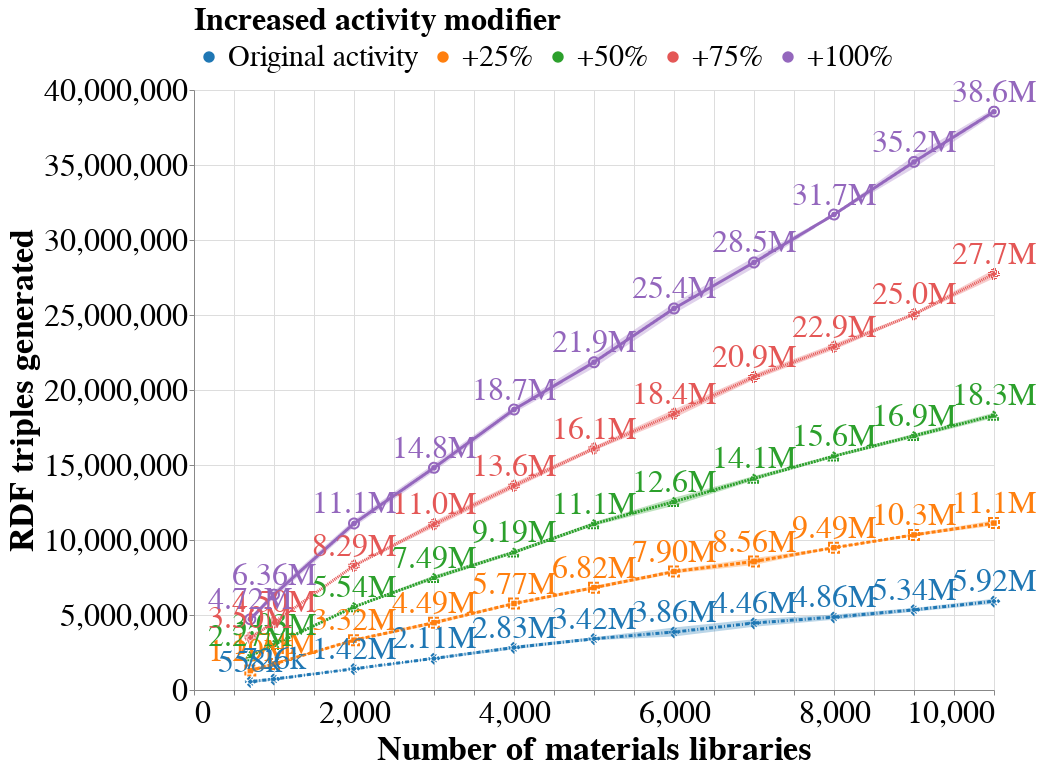

Write notebook code for a chart like this one.
### Markdown cell above
# Number of triples per number of samples

### Code cell
base = alt.Chart(n_triples).encode(
    x=alt.X('n_samples', title="Number of materials libraries"),
    y=alt.Y('mean(n_triples)', title="RDF triples generated", axis=alt.Axis(tickCount=10)),
    color=alt.Color(
        'multiplier',
        sort=['Original activity', '+25%', '+50%', '+75%', '+100%'],
        legend=alt.Legend(title="Increased activity modifier", orient="top")
    ),
    shape=alt.Shape('multiplier', legend=None),
    strokeDash=alt.StrokeDash('multiplier', legend=None)
)

line = base.mark_line(size=3)  # thicker line
points = base.mark_point(size=100)  # add points

text = base.mark_text(
    align='center',
    baseline='middle',
    #dx=-20,
    dy=-20
).encode(
    text=alt.Text('mean(n_triples):Q', format='.3s')#,.0f')
)


error_bands = alt.Chart(n_triples).mark_errorband(extent='stdev').encode(
    x='n_samples:Q',
    y=alt.Y('n_triples:Q', title=''),# title='Average number of triples'),
    color=alt.Color(
        'multiplier:N',
        sort=['Original activity', '+25%', '+50%', '+75%', '+100%'],
        legend=None
    )
)


n_triples_plot = (line + points + text + error_bands).properties(
    width=800,
    height=600
)

n_triples_plot.save('n_triples.pdf')
#chart.save('n_triples.png')
n_triples_plot

### Figure 1 — Vega specification as saved in the notebook (floating-point values rounded to 4 significant figures)
{"$schema": "https://vega.github.io/schema/vega/v5.json", "data": [{"name": "source_0"}, {"name": "data_0"}, {"name": "data_1", "values": [{"n_samples": 704, "multiplier": "+25%", "mean_n_triples": 1292000.0}, {"n_samples": 1000, "multiplier": "+25%", "mean_n_triples": 1739000.0}, {"n_samples": 2000, "multiplier": "+25%", "mean_n_triples": 3323000.0}, {"n_samples": 3000, "multiplier": "+25%", "mean_n_triples": 4488000.0}, {"n_samples": 4000, "multiplier": "+25%", "mean_n_triples": 5766000.0}, {"n_samples": 5000, "multiplier": "+25%", "mean_n_triples": 6824000.0}, {"n_samples": 6000, "multiplier": "+25%", "mean_n_triples": 7897000.0}, {"n_samples": 7000, "multiplier": "+25%", "mean_n_triples": 8565000.0}, {"n_samples": 8000, "multiplier": "+25%", "mean_n_triples": 9487000.0}, {"n_samples": 9000, "multiplier": "+25%", "mean_n_triples": 10340000.0}, {"n_samples": 10000, "multiplier": "+25%", "mean_n_triples": 11130000.0}, {"n_samples": 704, "multiplier": "Original activity", "mean_n_triples": 558100.0}, {"n_samples": 1000, "multiplier": "Original activity", "mean_n_triples": 726200.0}, {"n_samples": 2000, "multiplier": "Original activity", "mean_n_triples": 1416000.0}, {"n_samples": 3000, "multiplier": "Original activity", "mean_n_triples": 2107000.0}, {"n_samples": 4000, "multiplier": "Original activity", "mean_n_triples": 2833000.0}, {"n_samples": 5000, "multiplier": "Original activity", "mean_n_triples": 3416000.0}, {"n_samples": 6000, "multiplier": "Original activity", "mean_n_triples": 3862000.0}, {"n_samples": 7000, "multiplier": "Original activity", "mean_n_triples": 4465000.0}, {"n_samples": 8000, "multiplier": "Original activity", "mean_n_triples": 4862000.0}, {"n_samples": 9000, "multiplier": "Original activity", "mean_n_triples": 5344000.0}, {"n_samples": 10000, "multiplier": "Original activity", "mean_n_triples": 5916000.0}, {"n_samples": 704, "multiplier": "+50%", "mean_n_triples": 2274000.0}, {"n_samples": 1000, "multiplier": "+50%", "mean_n_triples": 3026000.0}, {"n_samples": 2000, "multiplier": "+50%", "mean_n_triples": 5543000.0}, {"n_samples": 3000, "multiplier": "+50%", "mean_n_triples": 7491000.0}, {"n_samples": 4000, "multiplier": "+50%", "mean_n_triples": 9186000.0}, {"n_samples": 5000, "multiplier": "+50%", "mean_n_triples": 11080000.0}, {"n_samples": 6000, "multiplier": "+50%", "mean_n_triples": 12560000.0}, {"n_samples": 7000, "multiplier": "+50%", "mean_n_triples": 14110000.0}, {"n_samples": 8000, "multiplier": "+50%", "mean_n_triples": 15590000.0}, {"n_samples": 9000, "multiplier": "+50%", "mean_n_triples": 16950000.0}, {"n_samples": 10000, "multiplier": "+50%", "mean_n_triples": 18310000.0}, {"n_samples": 704, "multiplier": "+75%", "mean_n_triples": 3495000.0}, {"n_samples": 1000, "multiplier": "+75%", "mean_n_triples": 4503000.0}, {"n_samples": 2000, "multiplier": "+75%", "mean_n_triples": 8289000.0}, {"n_samples": 3000, "multiplier": "+75%", "mean_n_triples": 11050000.0}, {"n_samples": 4000, "multiplier": "+75%", "mean_n_triples": 13620000.0}, {"n_samples": 5000, "multiplier": "+75%", "mean_n_triples": 16100000.0}, {"n_samples": 6000, "multiplier": "+75%", "mean_n_triples": 18410000.0}, {"n_samples": 7000, "multiplier": "+75%", "mean_n_triples": 20870000.0}, {"n_samples": 8000, "multiplier": "+75%", "mean_n_triples": 22880000.0}, {"n_samples": 9000, "multiplier": "+75%", "mean_n_triples": 25050000.0}, {"n_samples": 10000, "multiplier": "+75%", "mean_n_triples": 27740000.0}, {"n_samples": 704, "multiplier": "+100%", "mean_n_triples": 4720000.0}, {"n_samples": 1000, "multiplier": "+100%", "mean_n_triples": 6360000.0}, {"n_samples": 2000, "multiplier": "+100%", "mean_n_triples": 11100000.0}, {"n_samples": 3000, "multiplier": "+100%", "mean_n_triples": 14820000.0}, {"n_samples": 4000, "multiplier": "+100%", "mean_n_triples": 18700000.0}, {"n_samples": 5000, "multiplier": "+100%", "mean_n_triples": 21850000.0}, {"n_samples": 6000, "multiplier": "+100%", "mean_n_triples": 25430000.0}, {"n_samples": 7000, "multiplier": "+100%", "mean_n_triples": 28500000.0}, {"n_samples": 8000, "multiplier": "+100%", "mean_n_triples": 31700000.0}, {"n_samples": 9000, "multiplier": "+100%", "mean_n_triples": 35210000.0}, {"n_samples": 10000, "multiplier": "+100%", "mean_n_triples": 38560000.0}]}, {"name": "data_2", "values": [{"mean_n_triples": 1292000.0, "multiplier": "+25%", "n_samples": 704}, {"mean_n_triples": 1739000.0, "multiplier": "+25%", "n_samples": 1000}, {"mean_n_triples": 3323000.0, "multiplier": "+25%", "n_samples": 2000}, {"mean_n_triples": 4488000.0, "multiplier": "+25%", "n_samples": 3000}, {"mean_n_triples": 5766000.0, "multiplier": "+25%", "n_samples": 4000}, {"mean_n_triples": 6824000.0, "multiplier": "+25%", "n_samples": 5000}, {"mean_n_triples": 7897000.0, "multiplier": "+25%", "n_samples": 6000}, {"mean_n_triples": 8565000.0, "multiplier": "+25%", "n_samples": 7000}, {"mean_n_triples": 9487000.0, "multiplier": "+25%", "n_samples": 8000}, {"mean_n_triples": 10340000.0, "multiplier": "+25%", "n_samples": 9000}, {"mean_n_triples": 11130000.0, "multiplier": "+25%", "n_samples": 10000}, {"mean_n_triples": 558100.0, "multiplier": "Original activity", "n_samples": 704}, {"mean_n_triples": 726200.0, "multiplier": "Original activity", "n_samples": 1000}, {"mean_n_triples": 1416000.0, "multiplier": "Original activity", "n_samples": 2000}, {"mean_n_triples": 2107000.0, "multiplier": "Original activity", "n_samples": 3000}, {"mean_n_triples": 2833000.0, "multiplier": "Original activity", "n_samples": 4000}, {"mean_n_triples": 3416000.0, "multiplier": "Original activity", "n_samples": 5000}, {"mean_n_triples": 3862000.0, "multiplier": "Original activity", "n_samples": 6000}, {"mean_n_triples": 4465000.0, "multiplier": "Original activity", "n_samples": 7000}, {"mean_n_triples": 4862000.0, "multiplier": "Original activity", "n_samples": 8000}, {"mean_n_triples": 5344000.0, "multiplier": "Original activity", "n_samples": 9000}, {"mean_n_triples": 5916000.0, "multiplier": "Original activity", "n_samples": 10000}, {"mean_n_triples": 2274000.0, "multiplier": "+50%", "n_samples": 704}, {"mean_n_triples": 3026000.0, "multiplier": "+50%", "n_samples": 1000}, {"mean_n_triples": 5543000.0, "multiplier": "+50%", "n_samples": 2000}, {"mean_n_triples": 7491000.0, "multiplier": "+50%", "n_samples": 3000}, {"mean_n_triples": 9186000.0, "multiplier": "+50%", "n_samples": 4000}, {"mean_n_triples": 11080000.0, "multiplier": "+50%", "n_samples": 5000}, {"mean_n_triples": 12560000.0, "multiplier": "+50%", "n_samples": 6000}, {"mean_n_triples": 14110000.0, "multiplier": "+50%", "n_samples": 7000}, {"mean_n_triples": 15590000.0, "multiplier": "+50%", "n_samples": 8000}, {"mean_n_triples": 16950000.0, "multiplier": "+50%", "n_samples": 9000}, {"mean_n_triples": 18310000.0, "multiplier": "+50%", "n_samples": 10000}, {"mean_n_triples": 3495000.0, "multiplier": "+75%", "n_samples": 704}, {"mean_n_triples": 4503000.0, "multiplier": "+75%", "n_samples": 1000}, {"mean_n_triples": 8289000.0, "multiplier": "+75%", "n_samples": 2000}, {"mean_n_triples": 11050000.0, "multiplier": "+75%", "n_samples": 3000}, {"mean_n_triples": 13620000.0, "multiplier": "+75%", "n_samples": 4000}, {"mean_n_triples": 16100000.0, "multiplier": "+75%", "n_samples": 5000}, {"mean_n_triples": 18410000.0, "multiplier": "+75%", "n_samples": 6000}, {"mean_n_triples": 20870000.0, "multiplier": "+75%", "n_samples": 7000}, {"mean_n_triples": 22880000.0, "multiplier": "+75%", "n_samples": 8000}, {"mean_n_triples": 25050000.0, "multiplier": "+75%", "n_samples": 9000}, {"mean_n_triples": 27740000.0, "multiplier": "+75%", "n_samples": 10000}, {"mean_n_triples": 4720000.0, "multiplier": "+100%", "n_samples": 704}, {"mean_n_triples": 6360000.0, "multiplier": "+100%", "n_samples": 1000}, {"mean_n_triples": 11100000.0, "multiplier": "+100%", "n_samples": 2000}, {"mean_n_triples": 14820000.0, "multiplier": "+100%", "n_samples": 3000}, {"mean_n_triples": 18700000.0, "multiplier": "+100%", "n_samples": 4000}, {"mean_n_triples": 21850000.0, "multiplier": "+100%", "n_samples": 5000}, {"mean_n_triples": 25430000.0, "multiplier": "+100%", "n_samples": 6000}, {"mean_n_triples": 28500000.0, "multiplier": "+100%", "n_samples": 7000}, {"mean_n_triples": 31700000.0, "multiplier": "+100%", "n_samples": 8000}, {"mean_n_triples": 35210000.0, "multiplier": "+100%", "n_samples": 9000}, {"mean_n_triples": 38560000.0, "multiplier": "+100%", "n_samples": 10000}]}, {"name": "data_3", "values": [{"multiplier": "+25%", "n_samples": 704, "extent_n_triples": 153700.0, "center_n_triples": 1292000.0, "upper_n_triples": 1446000.0, "lower_n_triples": 1139000.0, "color_multiplier_sort_index": 1.0, "tooltip_multiplier_sort_index": 1.0}, {"multiplier": "+25%", "n_samples": 1000, "extent_n_triples": 81040.0, "center_n_triples": 1739000.0, "upper_n_triples": 1820000.0, "lower_n_triples": 1658000.0, "color_multiplier_sort_index": 1.0, "tooltip_multiplier_sort_index": 1.0}, {"multiplier": "+25%", "n_samples": 2000, "extent_n_triples": 56910.0, "center_n_triples": 3323000.0, "upper_n_triples": 3379000.0, "lower_n_triples": 3266000.0, "color_multiplier_sort_index": 1.0, "tooltip_multiplier_sort_index": 1.0}, {"multiplier": "+25%", "n_samples": 3000, "extent_n_triples": 119100.0, "center_n_triples": 4488000.0, "upper_n_triples": 4607000.0, "lower_n_triples": 4369000.0, "color_multiplier_sort_index": 1.0, "tooltip_multiplier_sort_index": 1.0}, {"multiplier": "+25%", "n_samples": 4000, "extent_n_triples": 85540.0, "center_n_triples": 5766000.0, "upper_n_triples": 5852000.0, "lower_n_triples": 5681000.0, "color_multiplier_sort_index": 1.0, "tooltip_multiplier_sort_index": 1.0}, {"multiplier": "+25%", "n_samples": 5000, "extent_n_triples": 109000.0, "center_n_triples": 6824000.0, "upper_n_triples": 6933000.0, "lower_n_triples": 6715000.0, "color_multiplier_sort_index": 1.0, "tooltip_multiplier_sort_index": 1.0}, {"multiplier": "+25%", "n_samples": 6000, "extent_n_triples": 127400.0, "center_n_triples": 7897000.0, "upper_n_triples": 8024000.0, "lower_n_triples": 7769000.0, "color_multiplier_sort_index": 1.0, "tooltip_multiplier_sort_index": 1.0}, {"multiplier": "+25%", "n_samples": 7000, "extent_n_triples": 232400.0, "center_n_triples": 8565000.0, "upper_n_triples": 8797000.0, "lower_n_triples": 8332000.0, "color_multiplier_sort_index": 1.0, "tooltip_multiplier_sort_index": 1.0}, {"multiplier": "+25%", "n_samples": 8000, "extent_n_triples": 31040.0, "center_n_triples": 9487000.0, "upper_n_triples": 9518000.0, "lower_n_triples": 9456000.0, "color_multiplier_sort_index": 1.0, "tooltip_multiplier_sort_index": 1.0}, {"multiplier": "+25%", "n_samples": 9000, "extent_n_triples": 73200.0, "center_n_triples": 10340000.0, "upper_n_triples": 10410000.0, "lower_n_triples": 10270000.0, "color_multiplier_sort_index": 1.0, "tooltip_multiplier_sort_index": 1.0}, {"multiplier": "+25%", "n_samples": 10000, "extent_n_triples": 184100.0, "center_n_triples": 11130000.0, "upper_n_triples": 11310000.0, "lower_n_triples": 10940000.0, "color_multiplier_sort_index": 1.0, "tooltip_multiplier_sort_index": 1.0}, {"multiplier": "Original activity", "n_samples": 704, "extent_n_triples": 99050.0, "center_n_triples": 558100.0, "upper_n_triples": 657200.0, "lower_n_triples": 459100.0, "color_multiplier_sort_index": 0.0, "tooltip_multiplier_sort_index": 0.0}, {"multiplier": "Original activity", "n_samples": 1000, "extent_n_triples": 96950.0, "center_n_triples": 726200.0, "upper_n_triples": 823100.0, "lower_n_triples": 629200.0, "color_multiplier_sort_index": 0.0, "tooltip_multiplier_sort_index": 0.0}, {"multiplier": "Original activity", "n_samples": 2000, "extent_n_triples": 20150.0, "center_n_triples": 1416000.0, "upper_n_triples": 1437000.0, "lower_n_triples": 1396000.0, "color_multiplier_sort_index": 0.0, "tooltip_multiplier_sort_index": 0.0}, {"multiplier": "Original activity", "n_samples": 3000, "extent_n_triples": 66590.0, "center_n_triples": 2107000.0, "upper_n_triples": 2174000.0, "lower_n_triples": 2041000.0, "color_multiplier_sort_index": 0.0, "tooltip_multiplier_sort_index": 0.0}, {"multiplier": "Original activity", "n_samples": 4000, "extent_n_triples": 118900.0, "center_n_triples": 2833000.0, "upper_n_triples": 2952000.0, "lower_n_triples": 2714000.0, "color_multiplier_sort_index": 0.0, "tooltip_multiplier_sort_index": 0.0}, {"multiplier": "Original activity", "n_samples": 5000, "extent_n_triples": 100800.0, "center_n_triples": 3416000.0, "upper_n_triples": 3517000.0, "lower_n_triples": 3315000.0, "color_multiplier_sort_index": 0.0, "tooltip_multiplier_sort_index": 0.0}, {"multiplier": "Original activity", "n_samples": 6000, "extent_n_triples": 297400.0, "center_n_triples": 3862000.0, "upper_n_triples": 4160000.0, "lower_n_triples": 3565000.0, "color_multiplier_sort_index": 0.0, "tooltip_multiplier_sort_index": 0.0}, {"multiplier": "Original activity", "n_samples": 7000, "extent_n_triples": 245900.0, "center_n_triples": 4465000.0, "upper_n_triples": 4711000.0, "lower_n_triples": 4219000.0, "color_multiplier_sort_index": 0.0, "tooltip_multiplier_sort_index": 0.0}, {"multiplier": "Original activity", "n_samples": 8000, "extent_n_triples": 179000.0, "center_n_triples": 4862000.0, "upper_n_triples": 5041000.0, "lower_n_triples": 4683000.0, "color_multiplier_sort_index": 0.0, "tooltip_multiplier_sort_index": 0.0}, {"multiplier": "Original activity", "n_samples": 9000, "extent_n_triples": 123800.0, "center_n_triples": 5344000.0, "upper_n_triples": 5468000.0, "lower_n_triples": 5220000.0, "color_multiplier_sort_index": 0.0, "tooltip_multiplier_sort_index": 0.0}, {"multiplier": "Original activity", "n_samples": 10000, "extent_n_triples": 173100.0, "center_n_triples": 5916000.0, "upper_n_triples": 6089000.0, "lower_n_triples": 5742000.0, "color_multiplier_sort_index": 0.0, "tooltip_multiplier_sort_index": 0.0}, {"multiplier": "+50%", "n_samples": 704, "extent_n_triples": 70890.0, "center_n_triples": 2274000.0, "upper_n_triples": 2344000.0, "lower_n_triples": 2203000.0, "color_multiplier_sort_index": 2.0, "tooltip_multiplier_sort_index": 2.0}, {"multiplier": "+50%", "n_samples": 1000, "extent_n_triples": 35730.0, "center_n_triples": 3026000.0, "upper_n_triples": 3061000.0, "lower_n_triples": 2990000.0, "color_multiplier_sort_index": 2.0, "tooltip_multiplier_sort_index": 2.0}, {"multiplier": "+50%", "n_samples": 2000, "extent_n_triples": 26580.0, "center_n_triples": 5543000.0, "upper_n_triples": 5570000.0, "lower_n_triples": 5517000.0, "color_multiplier_sort_index": 2.0, "tooltip_multiplier_sort_index": 2.0}, {"multiplier": "+50%", "n_samples": 3000, "extent_n_triples": 148500.0, "center_n_triples": 7491000.0, "upper_n_triples": 7639000.0, "lower_n_triples": 7342000.0, "color_multiplier_sort_index": 2.0, "tooltip_multiplier_sort_index": 2.0}, {"multiplier": "+50%", "n_samples": 4000, "extent_n_triples": 119000.0, "center_n_triples": 9186000.0, "upper_n_triples": 9305000.0, "lower_n_triples": 9067000.0, "color_multiplier_sort_index": 2.0, "tooltip_multiplier_sort_index": 2.0}, {"multiplier": "+50%", "n_samples": 5000, "extent_n_triples": 119500.0, "center_n_triples": 11080000.0, "upper_n_triples": 11200000.0, "lower_n_triples": 10960000.0, "color_multiplier_sort_index": 2.0, "tooltip_multiplier_sort_index": 2.0}, {"multiplier": "+50%", "n_samples": 6000, "extent_n_triples": 269000.0, "center_n_triples": 12560000.0, "upper_n_triples": 12820000.0, "lower_n_triples": 12290000.0, "color_multiplier_sort_index": 2.0, "tooltip_multiplier_sort_index": 2.0}, {"multiplier": "+50%", "n_samples": 7000, "extent_n_triples": 149600.0, "center_n_triples": 14110000.0, "upper_n_triples": 14260000.0, "lower_n_triples": 13960000.0, "color_multiplier_sort_index": 2.0, "tooltip_multiplier_sort_index": 2.0}, {"multiplier": "+50%", "n_samples": 8000, "extent_n_triples": 91030.0, "center_n_triples": 15590000.0, "upper_n_triples": 15680000.0, "lower_n_triples": 15500000.0, "color_multiplier_sort_index": 2.0, "tooltip_multiplier_sort_index": 2.0}, {"multiplier": "+50%", "n_samples": 9000, "extent_n_triples": 142000.0, "center_n_triples": 16950000.0, "upper_n_triples": 17090000.0, "lower_n_triples": 16810000.0, "color_multiplier_sort_index": 2.0, "tooltip_multiplier_sort_index": 2.0}, {"multiplier": "+50%", "n_samples": 10000, "extent_n_triples": 170100.0, "center_n_triples": 18310000.0, "upper_n_triples": 18480000.0, "lower_n_triples": 18140000.0, "color_multiplier_sort_index": 2.0, "tooltip_multiplier_sort_index": 2.0}, {"multiplier": "+75%", "n_samples": 704, "extent_n_triples": 111700.0, "center_n_triples": 3495000.0, "upper_n_triples": 3607000.0, "lower_n_triples": 3383000.0, "color_multiplier_sort_index": 3.0, "tooltip_multiplier_sort_index": 3.0}, {"multiplier": "+75%", "n_samples": 1000, "extent_n_triples": 26690.0, "center_n_triples": 4503000.0, "upper_n_triples": 4529000.0, "lower_n_triples": 4476000.0, "color_multiplier_sort_index": 3.0, "tooltip_multiplier_sort_index": 3.0}, {"multiplier": "+75%", "n_samples": 2000, "extent_n_triples": 32140.0, "center_n_triples": 8289000.0, "upper_n_triples": 8321000.0, "lower_n_triples": 8257000.0, "color_multiplier_sort_index": 3.0, "tooltip_multiplier_sort_index": 3.0}, {"multiplier": "+75%", "n_samples": 3000, "extent_n_triples": 209200.0, "center_n_triples": 11050000.0, "upper_n_triples": 11260000.0, "lower_n_triples": 10840000.0, "color_multiplier_sort_index": 3.0, "tooltip_multiplier_sort_index": 3.0}, {"multiplier": "+75%", "n_samples": 4000, "extent_n_triples": 187800.0, "center_n_triples": 13620000.0, "upper_n_triples": 13810000.0, "lower_n_triples": 13430000.0, "color_multiplier_sort_index": 3.0, "tooltip_multiplier_sort_index": 3.0}, {"multiplier": "+75%", "n_samples": 5000, "extent_n_triples": 133100.0, "center_n_triples": 16100000.0, "upper_n_triples": 16230000.0, "lower_n_triples": 15970000.0, "color_multiplier_sort_index": 3.0, "tooltip_multiplier_sort_index": 3.0}, {"multiplier": "+75%", "n_samples": 6000, "extent_n_triples": 288600.0, "center_n_triples": 18410000.0, "upper_n_triples": 18700000.0, "lower_n_triples": 18130000.0, "color_multiplier_sort_index": 3.0, "tooltip_multiplier_sort_index": 3.0}, {"multiplier": "+75%", "n_samples": 7000, "extent_n_triples": 198400.0, "center_n_triples": 20870000.0, "upper_n_triples": 21070000.0, "lower_n_triples": 20680000.0, "color_multiplier_sort_index": 3.0, "tooltip_multiplier_sort_index": 3.0}, {"multiplier": "+75%", "n_samples": 8000, "extent_n_triples": 197500.0, "center_n_triples": 22880000.0, "upper_n_triples": 23080000.0, "lower_n_triples": 22680000.0, "color_multiplier_sort_index": 3.0, "tooltip_multiplier_sort_index": 3.0}, {"multiplier": "+75%", "n_samples": 9000, "extent_n_triples": 79600.0, "center_n_triples": 25050000.0, "upper_n_triples": 25130000.0, "lower_n_triples": 24970000.0, "color_multiplier_sort_index": 3.0, "tooltip_multiplier_sort_index": 3.0}, {"multiplier": "+75%", "n_samples": 10000, "extent_n_triples": 290800.0, "center_n_triples": 27740000.0, "upper_n_triples": 28030000.0, "lower_n_triples": 27450000.0, "color_multiplier_sort_index": 3.0, "tooltip_multiplier_sort_index": 3.0}, {"multiplier": "+100%", "n_samples": 704, "extent_n_triples": 129000.0, "center_n_triples": 4720000.0, "upper_n_triples": 4849000.0, "lower_n_triples": 4591000.0, "color_multiplier_sort_index": 4.0, "tooltip_multiplier_sort_index": 4.0}, {"multiplier": "+100%", "n_samples": 1000, "extent_n_triples": 238100.0, "center_n_triples": 6360000.0, "upper_n_triples": 6599000.0, "lower_n_triples": 6122000.0, "color_multiplier_sort_index": 4.0, "tooltip_multiplier_sort_index": 4.0}, {"multiplier": "+100%", "n_samples": 2000, "extent_n_triples": 233300.0, "center_n_triples": 11100000.0, "upper_n_triples": 11340000.0, "lower_n_triples": 10870000.0, "color_multiplier_sort_index": 4.0, "tooltip_multiplier_sort_index": 4.0}, {"multiplier": "+100%", "n_samples": 3000, "extent_n_triples": 244800.0, "center_n_triples": 14820000.0, "upper_n_triples": 15060000.0, "lower_n_triples": 14570000.0, "color_multiplier_sort_index": 4.0, "tooltip_multiplier_sort_index": 4.0}, {"multiplier": "+100%", "n_samples": 4000, "extent_n_triples": 238700.0, "center_n_triples": 18700000.0, "upper_n_triples": 18940000.0, "lower_n_triples": 18460000.0, "color_multiplier_sort_index": 4.0, "tooltip_multiplier_sort_index": 4.0}, {"multiplier": "+100%", "n_samples": 5000, "extent_n_triples": 362500.0, "center_n_triples": 21850000.0, "upper_n_triples": 22220000.0, "lower_n_triples": 21490000.0, "color_multiplier_sort_index": 4.0, "tooltip_multiplier_sort_index": 4.0}, {"multiplier": "+100%", "n_samples": 6000, "extent_n_triples": 345700.0, "center_n_triples": 25430000.0, "upper_n_triples": 25780000.0, "lower_n_triples": 25090000.0, "color_multiplier_sort_index": 4.0, "tooltip_multiplier_sort_index": 4.0}, {"multiplier": "+100%", "n_samples": 7000, "extent_n_triples": 353800.0, "center_n_triples": 28500000.0, "upper_n_triples": 28860000.0, "lower_n_triples": 28150000.0, "color_multiplier_sort_index": 4.0, "tooltip_multiplier_sort_index": 4.0}, {"multiplier": "+100%", "n_samples": 8000, "extent_n_triples": 59050.0, "center_n_triples": 31700000.0, "upper_n_triples": 31760000.0, "lower_n_triples": 31640000.0, "color_multiplier_sort_index": 4.0, "tooltip_multiplier_sort_index": 4.0}, {"multiplier": "+100%", "n_samples": 9000, "extent_n_triples": 409500.0, "center_n_triples": 35210000.0, "upper_n_triples": 35620000.0, "lower_n_triples": 34800000.0, "color_multiplier_sort_index": 4.0, "tooltip_multiplier_sort_index": 4.0}, {"multiplier": "+100%", "n_samples": 10000, "extent_n_triples": 202800.0, "center_n_triples": 38560000.0, "upper_n_triples": 38760000.0, "lower_n_triples": 38360000.0, "color_multiplier_sort_index": 4.0, "tooltip_multiplier_sort_index": 4.0}]}, {"name": "data_0_color_domain_multiplier_0", "values": [{"multiplier": "+25%", "sort_field": 1.0}, {"multiplier": "Original activity", "sort_field": 0.0}, {"multiplier": "+50%", "sort_field": 2.0}, {"multiplier": "+75%", "sort_field": 3.0}, {"multiplier": "+100%", "sort_field": 4.0}]}, {"name": "data_3_color_domain_multiplier_1", "values": [{"multiplier": "+25%", "sort_field": 1.0}, {"multiplier": "Original activity", "sort_field": 0.0}, {"multiplier": "+50%", "sort_field": 2.0}, {"multiplier": "+75%", "sort_field": 3.0}, {"multiplier": "+100%", "sort_field": 4.0}]}, {"name": "data_1_strokeDash_domain_multiplier_0", "values": [{"multiplier": "+25%"}, {"multiplier": "Original activity"}, {"multiplier": "+50%"}, {"multiplier": "+75%"}, {"multiplier": "+100%"}]}, {"name": "data_2_strokeDash_domain_multiplier_1", "values": [{"multiplier": "+25%"}, {"multiplier": "Original activity"}, {"multiplier": "+50%"}, {"multiplier": "+75%"}, {"multiplier": "+100%"}]}, {"name": "data_2_shape_domain_multiplier", "values": [{"multiplier": "+25%"}, {"multiplier": "Original activity"}, {"multiplier": "+50%"}, {"multiplier": "+75%"}, {"multiplier": "+100%"}]}], "marks": [{"type": "group", "name": "layer_0_layer_0_pathgroup", "from": {"facet": {"data": "data_1", "name": "faceted_path_layer_0_layer_0_main", "groupby": ["multiplier", "multiplier"]}}, "encode": {"update": {"height": {"field": {"signal": null, "datum": null, "group": "height", "parent": null}}, "width": {"field": {"signal": null, "datum": null, "group": "width", "parent": null}}}}, "marks": [{"type": "line", "name": "layer_0_layer_0_marks", "from": {"data": "faceted_path_layer_0_layer_0_main"}, "sort": {"field": "x"}, "encode": {"update": {"stroke": {"field": "multiplier", "scale": "color"}, "x": {"field": "n_samples", "scale": "x"}, "strokeDash": {"field": "multiplier", "scale": "strokeDash"}, "strokeWidth": {"value": 3}, "y": {"field": "mean_n_triples", "scale": "y"}, "defined": {"signal": "isValid(datum[\"n_samples\"]) && isFinite(+datum[\"n_samples\"]) && isValid(datum[\"mean_n_triples\"]) && isFinite(+datum[\"mean_n_triples\"])"}}}, "style": ["line"]}]}, {"type": "symbol", "name": "layer_0_layer_1_marks", "from": {"data": "data_2"}, "encode": {"update": {"shape": {"field": "multiplier", "scale": "shape"}, "strokeDash": {"field": "multiplier", "scale": "strokeDash"}, "fill": {"field": "multiplier", "scale": "color"}, "y": {"field": "mean_n_triples", "scale": "y"}, "x": {"field": "n_samples", "scale": "x"}, "opacity": {"value": 1}}}, "style": ["point"]}, {"type": "symbol", "name": "layer_1_marks", "from": {"data": "data_2"}, "encode": {"update": {"stroke": {"field": "multiplier", "scale": "color"}, "size": {"value": 100}, "shape": {"field": "multiplier", "scale": "shape"}, "fill": {"value": "transparent"}, "y": {"field": "mean_n_triples", "scale": "y"}, "x": {"field": "n_samples", "scale": "x"}, "strokeDash": {"field": "multiplier", "scale": "strokeDash"}}}, "style": ["point"]}, {"type": "text", "name": "layer_2_marks", "from": {"data": "data_2"}, "encode": {"update": {"x": {"field": "n_samples", "scale": "x"}, "y": {"field": "mean_n_triples", "scale": "y"}, "dy": {"value": -20}, "baseline": {"value": "middle"}, "fill": {"field": "multiplier", "scale": "color"}, "fontSize": {"value": 32}, "align": {"value": "center"}, "text": {"signal": "format(datum[\"mean_n_triples\"], \".3s\")"}}}, "style": ["text"]}, {"type": "group", "name": "layer_3_layer_0_pathgroup", "from": {"facet": {"data": "data_3", "name": "faceted_path_layer_3_layer_0_main", "groupby": ["multiplier"]}}, "encode": {"update": {"width": {"field": {"signal": null, "datum": null, "group": "width", "parent": null}}, "height": {"field": {"signal": null, "datum": null, "group": "height", "parent": null}}}}, "marks": [{"type": "area", "name": "layer_3_layer_0_marks", "from": {"data": "faceted_path_layer_3_layer_0_main"}, "sort": {"field": "x"}, "encode": {"update": {"x": {"field": "n_samples", "scale": "x"}, "fill": {"field": "multiplier", "scale": "color"}, "orient": {"value": "vertical"}, "opacity": {"value": 0.3}, "tooltip": {"signal": "{\"Mean of \": format(datum[\"center_n_triples\"], \"\"), \"Mean + stdev of \": format(datum[\"upper_n_triples\"], \"\"), \"Mean - stdev of \": format(datum[\"lower_n_triples\"], \"\"), \"multiplier\": isValid(datum[\"multiplier\"]) ? datum[\"multiplier\"] : \"\"+datum[\"multiplier\"], \"n_samples\": format(datum[\"n_samples\"], \"\")}"}, "y": {"field": "lower_n_triples", "scale": "y"}, "y2": {"field": "upper_n_triples", "scale": "y"}, "defined": {"signal": "isValid(datum[\"n_samples\"]) && isFinite(+datum[\"n_samples\"]) && isValid(datum[\"lower_n_triples\"]) && isFinite(+datum[\"lower_n_triples\"])"}}}, "style": ["area", "errorband-band"]}]}], "scales": [{"name": "x", "type": "linear", "domain": {"fields": [{"data": "data_1", "field": "n_samples"}, {"data": "data_2", "field": "n_samples"}, {"data": "data_3", "field": "n_samples"}]}, "range": [0, {"signal": "width"}], "nice": true, "zero": false}, {"name": "y", "type": "linear", "domain": {"fields": [{"data": "data_1", "field": "mean_n_triples"}, {"data": "data_2", "field": "mean_n_triples"}, {"data": "data_3", "field": "lower_n_triples"}, {"data": "data_3", "field": "upper_n_triples"}]}, "range": [{"signal": "height"}, 0], "zero": true, "nice": true}, {"name": "color", "type": "ordinal", "domain": {"fields": [{"data": "data_0_color_domain_multiplier_0", "field": "multiplier"}, {"data": "data_3_color_domain_multiplier_1", "field": "multiplier"}], "sort": {"op": "max", "field": "sort_field"}}, "range": "category"}, {"name": "strokeDash", "type": "ordinal", "domain": {"fields": [{"data": "data_1_strokeDash_domain_multiplier_0", "field": "multiplier"}, {"data": "data_2_strokeDash_domain_multiplier_1", "field": "multiplier"}], "sort": true}, "range": [[1, 0], [4, 2], [2, 1], [1, 1], [1, 2, 4, 2]]}, {"name": "shape", "type": "ordinal", "domain": {"data": "data_2_shape_domain_multiplier", "field": "multiplier", "sort": true}, "range": "symbol"}], "axes": [{"scale": "x", "tickCount": {"signal": "ceil(width/40)"}, "domain": false, "maxExtent": 0, "labels": false, "minExtent": 0, "aria": false, "orient": "bottom", "zindex": 0, "ticks": false, "gridScale": "y", "grid": true}, {"scale": "y", "labels": false, "maxExtent": 0, "aria": false, "ticks": false, "tickCount": 10, "minExtent": 0, "zindex": 0, "domain": false, "grid": true, "orient": "left", "gridScale": "x"}, {"scale": "x", "title": "Number of materials libraries", "tickCount": {"signal": "ceil(width/40)"}, "grid": false, "zindex": 0, "orient": "bottom", "labelFlush": true, "labelOverlap": true}, {"scale": "y", "tickCount": 10, "labelOverlap": true, "orient": "left", "title": "RDF triples generated", "zindex": 0, "grid": false}], "padding": 5, "background": "white", "style": "cell", "legends": [{"orient": "top", "title": "Increased activity modifier", "stroke": "color", "direction": "horizontal", "symbolType": "circle", "fill": "color", "encode": {"symbols": {"update": {"opacity": {"value": 1}}}}}], "height": 600, "width": 800, "config": {"range": {"category": ["#1f77b4", "#ff7f0e", "#2ca02c", "#e45756", "#9467bd", "#8c564b", "#e377c2", "#7f7f7f", "#efb118", "#17becf", "#e41a1c"]}, "axis": {"titleFontSize": 34, "labelFontSize": 32, "limit": 0}, "legend": {"titleFontSize": 32, "labelFontSize": 30, "labelLimit": 0, "titleLimit": 0}, "style": {"text": {"fontSize": 32, "limit": 0}, "group-title": {"fontSize": 34}, "group-subtitle": {"limit": 0}}}}
